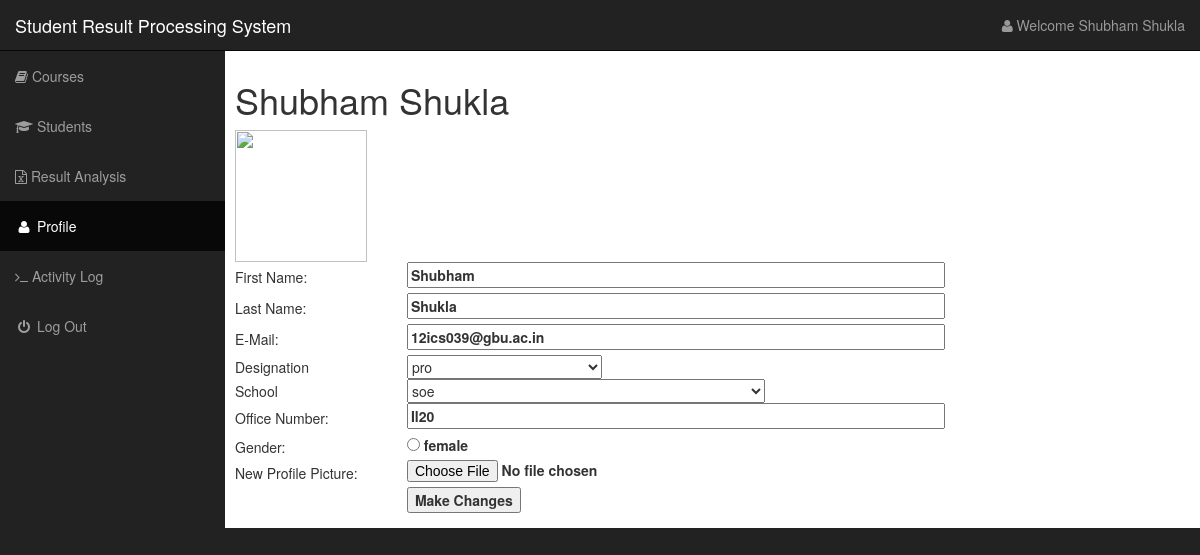
The page /views/profile.php (signed in) on the database its author committed.
### tables this page shows
CREATE TABLE IF NOT EXISTS `users` (
  `email` varchar(55) NOT NULL,
  `password` varchar(50) NOT NULL,
  `firstName` text NOT NULL,
  `lastName` text NOT NULL,
  `school` varchar(5) NOT NULL,
  `designation` varchar(5) NOT NULL,
  `officeNumber` varchar(12) NOT NULL,
  `gender` text NOT NULL,
  `timeReg` datetime NOT NULL DEFAULT CURRENT_TIMESTAMP,
  PRIMARY KEY (`email`)
);

### views/profile.php (the view, shortened to what this page needs)
<?php
include ("../phpIncludes/connectMySQL.php");
?>
<?php
$username = $_SESSION['username'];
$sql_query = "SELECT * FROM users WHERE email='$username'";
$result = $link->query($sql_query);
$rows= mysqli_fetch_array($result);
$fname = $rows['firstName'];
$lname = $rows['lastName'];
$email = $rows['email'];
$school= $rows['school'];
$designation= $rows['designation'];
$officeNumber = $rows['officeNumber'];
$gender = $rows['gender'];
?>
<!DOCTYPE html>
<html lang="en">
<head>
    <link href="http://localhost/studentMarks/sideBar/css/bootstrap.min.css" rel="stylesheet">
    <link href="http://localhost/studentMarks/sideBar/css/sb-admin.css" rel="stylesheet">
    <link href="http://localhost/studentMarks/sideBar/css/plugins/morris.css" rel="stylesheet">
    <link href="http://localhost/studentMarks/sideBar/font-awesome/css/font-awesome.min.css" rel="stylesheet" type="text/css">
</head>
<body>
    <div id="wrapper">
        <nav class="navbar navbar-inverse navbar-fixed-top" role="navigation">
            <div class="navbar-header">
                <a class="navbar-brand" href="http://localhost/studentMarks/views/landingPageMain.php">Student Result Processing System</a>
            </div>
            <ul class="nav navbar-right top-nav">
                <li class="dropdown">
                    <a href="#" class="dropdown-toggle" data-toggle="dropdown"><i class="fa fa-user"></i> Welcome <?php echo $fname." ".$lname;?> </a>
                        </li>
                    </ul>
            <div class="collapse navbar-collapse navbar-ex1-collapse">
                <ul class="nav navbar-nav side-nav">
                     <li >
                        <a href="http://localhost/studentMarks/views/landingPageMain.php" ><i class="fa fa-book"></i>
 Courses</a>
                    </li>
                    <li>
                        <a href="http://localhost/studentMarks/views/student.php"><i class="fa fa-graduation-cap"></i> Students</a>
                    </li>
                    <li>
                        <a href="http://localhost/studentMarks/views/exams.php"><i class="fa fa-file-excel-o"></i> Result Analysis</a>
                    </li>
                    <li class="active">
                            <a href="http://localhost/studentMarks/views/profile.php"><i class="fa fa-fw fa-user"></i> Profile</a>
                        </li>
                        <li>
                        <a href="http://localhost/studentMarks/views/activity.php"><i class="fa fa-terminal"></i> Activity Log</a>
                    </li>
                                                <li>
                            <a href="http://localhost/studentMarks/views/logout.php"><i class="fa fa-fw fa-power-off"></i> Log Out</a></li>
                </ul>
            </div>
        </nav>
        <div id="page-wrapper">
			<div id="container-fluid">
			<h1><?php echo $fname." ".$lname;?></h1>
            <img align="middle" src="#" width="132" height="132">
			 <form action="profile.php" enctype="multipart/form-data" name="myForm" id="myform" method="post">
    <table width="90%" border="0" cellspacing="0" cellpadding="6">
      <tr>
        <td width="20%" align="left">First Name:</td>
        <td width="80%"><label>
          <input align="left" name="product_name" type="text" name="fname" size="64" value="<?php echo $fname; ?>" />
        </label></td>
      </tr>
      <tr>
        <td width="20%" align="left"">Last Name:</td>
        <td width="80%"><label>
          <input align="left" name="product_name" type="text" id="lname" size="64" value="<?php echo $lname; ?>" />
        </label></td>
      </tr>
      <tr>
        <td width="20%" align="left">E-Mail:</td>
        <td width="80%"><label>
          <input name="product_name" type="text" id="email" size="64" value="<?php echo $email; ?>" />
        </label></td>
      </tr>
       <tr>
        <td align="left">Designation</td>
        <td><select name="designation" id="designation">
          <option value="<?php echo $designation; ?>"><?php echo $designation; ?></option>
          </select></td>
      </tr>
      <tr>
        <td align="left">School</td>
        <td><select name="designation" id="designation">
          <option value="<?php echo $school; ?>"><?php echo $school; ?>
          </option>
          </select></td>
      </tr>
       <tr>
        <td width="20%" align="left">Office Number:</td>
        <td width="80%"><label>
          <input name="officeNumber" type="text" id="officeNumber" size="64" value="<?php echo $officeNumber; ?>" />
        </label></td>
      </tr>
       <tr>
        <td width="20%" align="left">Gender:</td>
        <td width="80%"><label>
          <input name="gender" type="radio" value="<?php echo $gender; ?>" /> <?php echo $gender?></label>
        </td>
      </tr>
      <tr>
        <td align="left">New Profile Picture:</td>
        <td><label>
          <input type="file" name="fileField" id="fileField" />
        </label></td>
      </tr>
      <tr>
        <td>&nbsp;</td>
        <td ><label>
         <input type="submit" name="button" id="button" value="Make Changes" />
        </label></td>
      </tr>
    </table>
    </form>
			</div>
        </div>
    </div>
</body>
</html>

### sideBar/css/sb-admin.css (style rules this page uses)
body { margin-top: 100px; background-color: #222; }
@media (min-width:768px) { body { margin-top: 50px; } }
#wrapper { padding-left: 0; }
#page-wrapper { width: 100%; padding: 0; background-color: #fff; }
@media (min-width:768px) { #wrapper { padding-left: 225px; } }
@media (min-width:768px) { #page-wrapper { padding: 10px; } }
.top-nav { padding: 0 15px; }
.top-nav>li { display: inline-block; float: left; }
.top-nav>li>a { padding-top: 15px; padding-bottom: 15px; line-height: 20px; color: #999; }
@media (min-width:768px) { .side-nav { position: fixed; top: 51px; left: 225px; width: 225px; margin-left: -225px; border: none; border-radius: 0; overflow-y: auto; background-color: #222; bottom: 0; overflow-x: hidden; padding-bottom: 40px; } }
@media (min-width:768px) { .side-nav>li>a { width: 225px; } }

### rows shown on the page
users: firstName "Shubham", lastName "Shukla", product_name "Shubham", product_name "Shukla", product_name "12ics039@gbu.ac.in", designation "pro", designation "soe", officeNumber "Il20", gender "female"
